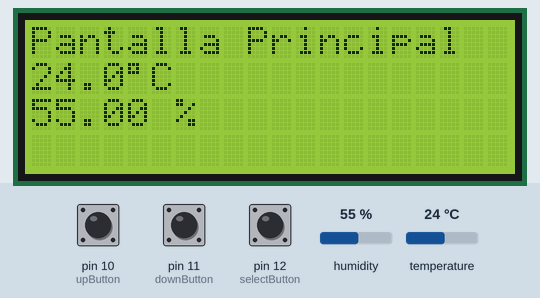
Bench run of a sketch on a simulated Arduino Uno, built with avr-gcc and run on an emulated ATmega328P. On the bench: 20×4 character LCD. The inputs (shaded band) are chosen by the test bench; at power-on: pin 12 (selectButton) HIGH, pin 11 (downButton) HIGH, humidity 55 %, pin 10 (upButton) HIGH, temperature 24 °C.

Above: at 1.2 s.
1.3 s: pin 12 (selectButton) pulled LOW for 1 s
At 2.0 s:
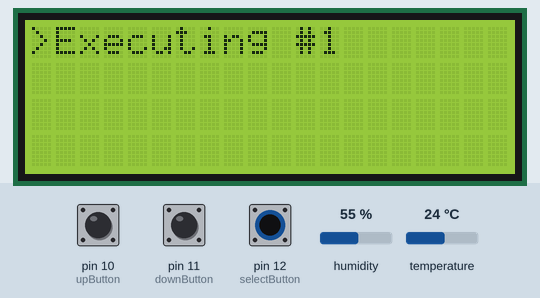
4.5 s: pin 11 (downButton) pulled LOW for 0.15 s
At 5.7 s:
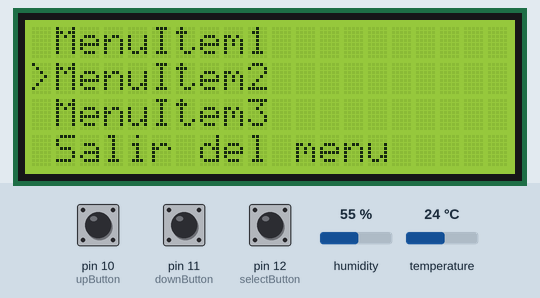
6.1 s: pin 11 (downButton) pulled LOW for 1 s
8.6 s: pin 11 (downButton) pulled LOW for 0.15 s
10.2 s: pin 12 (selectButton) pulled LOW for 0.15 s
At 11.7 s:
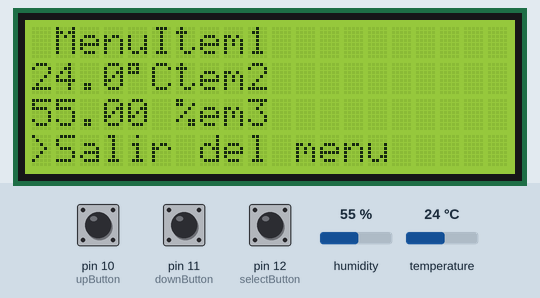
12.0 s: humidity set to 22 %
At 13.0 s:
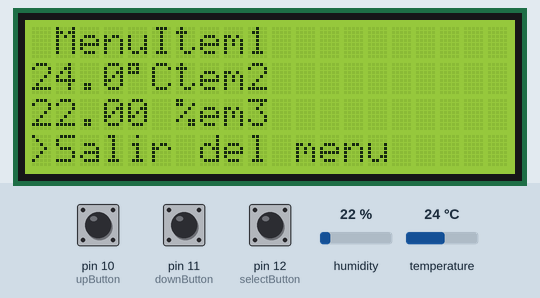
Timing chart, 0 to 15.0 s (numbered marks = the images above; inputs shaded):
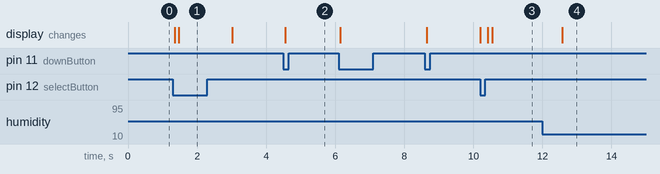

Measured:
- after the input at 1.3 s, the display: first changes after 0.06 s (image 1 shows a later state)
- after the input at 4.5 s, the display: changes after 0.05 s (image 2)
- after the input at 10.2 s, the display: first changes at once (image 3 shows a later state)
- after the input at 12.0 s, the display: changes after 0.58 s (image 4)

The sketch:

PANTALLA_LCD_4X20_I2C___DHT11.ino
```cpp
#include <Wire.h>
#include <LiquidCrystal_I2C.h>
#include <DHT.h>

#define DHTPIN 9  // Pin digital utilizado para el sensor DHT
#define DHTTYPE DHT11  // Tipo de sensor utilizado (DHT11 o DHT22)

DHT dht(DHTPIN, DHTTYPE);

LiquidCrystal_I2C lcd(0x20, 20, 4);

int upButton = 10;
int downButton = 11;
int selectButton = 12;
int menu = 1;
bool menuShown = false;
bool showTempHum = true;
float temperature = 0;
float humidity = 0;


void setup() {

  lcd.init();
  lcd.backlight();
  pinMode(upButton, INPUT_PULLUP);
  pinMode(downButton, INPUT_PULLUP);
  pinMode(selectButton, INPUT_PULLUP);
  lcd.print("Pantalla Principal");
  dht.begin();

}

void loop() {

  if (!menuShown) {

    if (showTempHum) {
    float t = dht.readTemperature();
    if (!isnan(t)) {
      temperature = t;
    }
    float h = dht.readHumidity();
    if (!isnan(h)) {
      humidity = h;
    }
    lcd.setCursor(0, 1);
    char tempStr[10];
    dtostrf(temperature, 4, 1, tempStr);
    lcd.print(tempStr);
    lcd.print((char)223);
    lcd.print("C");
    lcd.setCursor(0, 2);
    lcd.print(humidity);
    lcd.print(" %");
  }

    lcd.setCursor(0, 1);
    if (!digitalRead(selectButton)) {
      lcd.clear();
      updateMenu();
      menuShown = true;
      delay(100);
    }
  }
  else {
    if (!digitalRead(downButton)){
      menu++;
      updateMenu();
      delay(100);
      while (!digitalRead(downButton));
    }
    if (!digitalRead(upButton)){
      menu--;
      updateMenu();
      delay(100);
      while(!digitalRead(upButton));
    }
    if (!digitalRead(selectButton)){
      executeAction();
      updateMenu();
      showTempHum = true;
      delay(100);
      while (!digitalRead(selectButton));
    }
  }
}

void updateMenu() {
  switch (menu) {
    case 0:
      menu = 1;
      break;
    case 1:
      lcd.clear();
      lcd.setCursor(0, 0);
      lcd.print(">MenuItem1");
      lcd.setCursor(0, 1);
      lcd.print(" MenuItem2");
      lcd.setCursor(0, 2);
      lcd.print(" MenuItem3");
      lcd.setCursor(0, 3);
      lcd.print(" Salir del menu");
      break;
    case 2:
      lcd.clear();
      lcd.setCursor(0, 0);
      lcd.print(" MenuItem1");
      lcd.setCursor(0, 1);
      lcd.print(">MenuItem2");
      lcd.setCursor(0, 2);
      lcd.print(" MenuItem3");
      lcd.setCursor(0, 3);
      lcd.print(" Salir del menu");
      break;
    case 3:
      lcd.clear();
      lcd.setCursor(0, 0);
      lcd.print(" MenuItem1");
      lcd.setCursor(0, 1);
      lcd.print(" MenuItem2");
      lcd.setCursor(0, 2);
      lcd.print(">MenuItem3");
      lcd.setCursor(0, 3);
      lcd.print(" Salir del menu");
      break;
    case 4:
      lcd.clear();
      lcd.setCursor(0, 0);
      lcd.print(" MenuItem1");
      lcd.setCursor(0, 1);
      lcd.print(" MenuItem2");
      lcd.setCursor(0, 2);
      lcd.print(" MenuItem3");
      lcd.setCursor(0, 3);
      lcd.print(">Salir del menu");
      break;
    case 5:
      menu = 4;
      break;
  }
}

void executeAction() {
  switch (menu) {
    case 1:
      action1();
      break;
    case 2:
      action2();
      break;
    case 3:
      action3();
      break;
    case 4:
      backToMain();
      break;
  }
}

void action1() {
  lcd.clear();
  lcd.setCursor(0, 0);
  lcd.print(">Executing #1");
  delay(1500);
}

void action2() {
  lcd.clear();
  lcd.setCursor(0, 0);
  lcd.print(">Executing #2");
  delay(1500);
}

void action3() {
  lcd.clear();
  lcd.setCursor(0, 0);
  lcd.print(">Executing #3");
  delay(1500);
}

void backToMain() {
  menuShown = false;
  lcd.clear();
  delay(100);
  updateMenu();
  lcd.print("Pantalla Principal");
  showTempHum = true;
}
```
